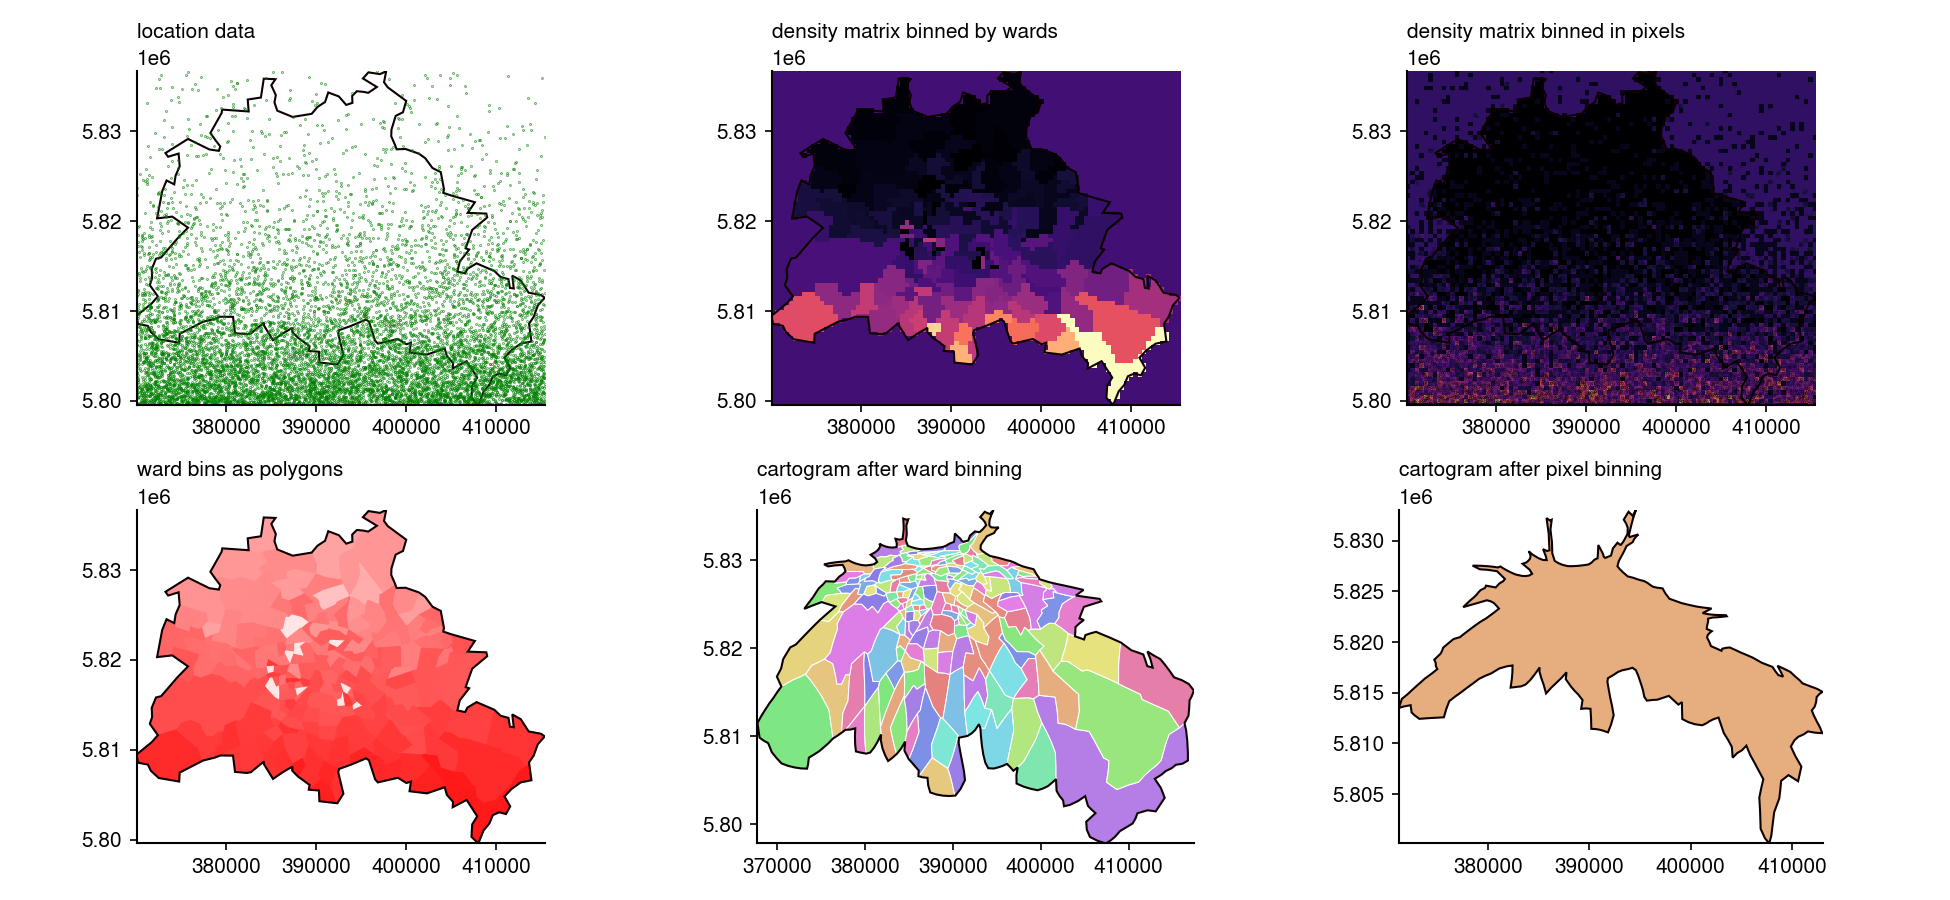

Recreate this plot in Python.
import cartopy.crs as ccrs
import numpy as np
from cartopy.io.shapereader import Reader
import shapely.geometry as sgeom
from shapely.geometry import Polygon
import pycartogram

import matplotlib.pyplot as pl

def get_random_exponential(carto):

    points = np.random.random((10000,2))

    ymin = carto.orig_bbox.bounds[1]
    xmin = carto.orig_bbox.bounds[0]

    mean = (carto.orig_height*0.2)
    new_y = np.log(1.-points[:,1])/(-1./mean)
    indices = np.where(new_y>carto.orig_height)[0]
    new_y[indices] = carto.orig_height * np.random.random((len(indices),))
    points[:,1] = new_y + ymin
    points[:,0] = carto.orig_width * points[:,0] + xmin

    return points

def load_wards(shapefile):


    shape_data = [
            geom[0] if hasattr(geom, '__getitem__') else geom \
            for geom in Reader(shapefile).geometries()\
          ]

    target_proj = ccrs.UTM(zone=33, southern_hemisphere=False)  # used to be '33N'
    source_proj = ccrs.PlateCarree()

    new_shape_data = []
    for geom in shape_data:
        poly_coords = []
        for x,y in geom.exterior.coords:
            poly_coords.append(
                      target_proj.transform_point(
                               x,
                               y,
                               source_proj
                            )
            )
        new_shape_data.append(Polygon(poly_coords))

    return new_shape_data

berlin_wards = load_wards('../data/berlin_postleitzahlen.shp')

carto = pycartogram.WardCartogram(
            wards = berlin_wards,
            ward_density = None,
            x_raster_size = 1024/8,
            y_raster_size = 786/8,
            margin_ratio = 0.2, # added margin will be this ratio of original width
            map_orientation = 'landscape',
        )

berlin_whole = carto.whole_shape

points = get_random_exponential(carto)
carto.compute_ward_density_from_locations(points,verbose=True)
carto.compute(verbose=True)

fig, ax = pl.subplots(2,3,figsize=(13,6))

carto.plot(show_new_wards=False,
           show_density_matrix=False,
           ward_colors = 'w',
           ax=ax[0,0])
ax[0,0].set_title('location data')

ax[0,0].plot(points[:,0],points[:,1],'.',c='g',ms=0.5)

carto.plot(show_new_wards=False,
           show_density_matrix=True,
           ax=ax[0,1])
ax[0,1].set_title('density matrix binned by wards')

carto.plot(show_new_wards=False,
           ax=ax[1,0])
ax[1,0].set_title('ward bins as polygons')

carto.plot(
        ward_colors = np.random.random((len(berlin_wards),3)),
        edge_colors = 'k',
        ax=ax[1,1])
ax[1,1].set_title('cartogram after ward binning')

carto_point = pycartogram.PointCartogram(
            points = points,
            wards = [berlin_whole],
            x_raster_size = 1024/8,
            y_raster_size = 786/8,
            margin_ratio = 0.2, # added margin will be this ratio of original width
            )

carto_point.cast_density_to_matrix(verbose=True)

carto_point.plot_points(
           show_density_matrix=True,
           show_new_points=False,
           ax=ax[0,2],
           ms = 0.2,
           mfc = 'g'
           )
ax[0,2].set_title('density matrix binned in pixels')

carto_point.compute(verbose=True)
carto_point.transform_wards(verbose=True)

carto_point.plot(
        ward_colors = np.random.random((len(berlin_wards),3)),
        edge_colors = 'k',
        ax=ax[1,2])
ax[1,2].set_title('cartogram after pixel binning')

fig.tight_layout()
fig.savefig('./berlin.png')

pl.show()


